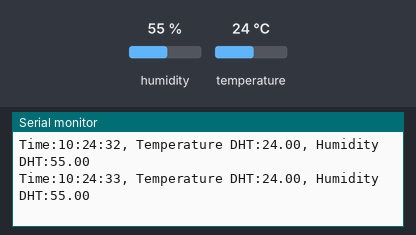
A sketch run on a simulated Arduino Uno, built with avr-gcc and run on an emulated ATmega328P. Parts: the last lines printed to the serial monitor. Inputs (shaded band) come from the test bench; at power-on: humidity 55 %, temperature 24 °C. The local clock reads 2024-03-15 10:24:30 at power-on unless the sketch sets it; storage starts empty.

Above: at 3.8 s.
3.9 s: humidity set to 22 %
At 5.0 s:
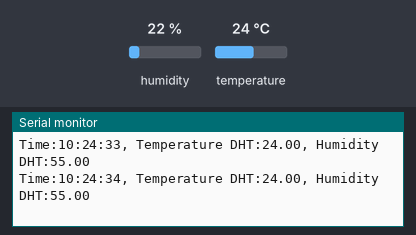
6.8 s: temperature set to 12 °C
At 8.0 s:
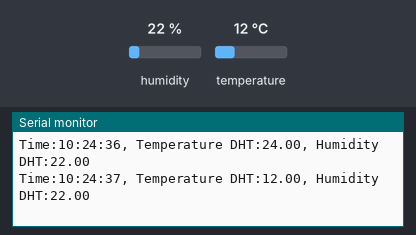
9.7 s: humidity set to 40 %
At 10.7 s:
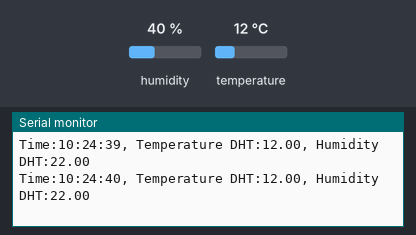
Timing chart, 0 to 12.7 s (numbered marks = the images above; inputs shaded):
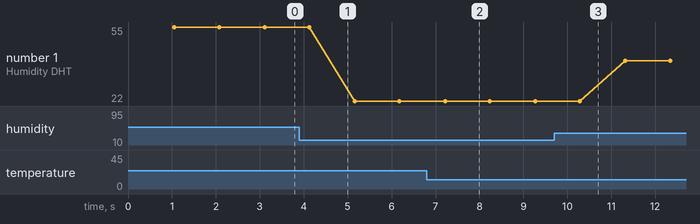

Measured:
- after the input at 6.8 s, the serial monitor: prints a new line after 0.42 s (image 2)
- plotted number 1: 55 → 22 after the input at 3.9 s

The sketch:

Datenloggervorlage.ino
```cpp
#include <SPI.h>
#include <SD.h>
#include "DHT.h"
# include <RTClib.h>

#define RTCPIN 10

#define DHTPIN 8
#define DHTTYPE DHT11
DHT sensor(DHTPIN, DHTTYPE);

RTC_DS1307 rtc;

void setup() {
  // Open serial communications and wait for port to open:
  Serial.begin(9600);
  while (!Serial) {
    ; // wait for serial port to connect. Needed for native USB port only
  }
  Serial.print("Initializing SD card...");
  // see if the card is present and can be initialized:
  if (!SD.begin(RTCPIN)) {
    Serial.println("Card failed, or not present");
    // don't do anything more:
    while (1);
  }
  Serial.println("card initialized.");
  if (! rtc.begin()) {
    Serial.println("No RTC found");
    while (1);
  }
  if (! rtc.isrunning()) {
    Serial.println("RTC is not configured");
  }

  sensor.begin();
  // Set Date and Time (Year, DAY, Month, Hour(24h), Minute, Second)
  //rtc.adjust(DateTime(2024, 9, 06, 19, 47, 40)); //Uncomment this line to set Date and Time
}

void loop() {
  delay(1000);
  DateTime aktuell = rtc.now();
  // make a string for assembling the data to log:
  String dataString = "";

  float h = sensor.readHumidity(); //read values
  float t = sensor.readTemperature();

  char Zeit[] = "hh:mm:ss";
  String timeStr = aktuell.toString(Zeit);

  if (isnan(h) || isnan(t)) { // Check if any reads failed and exit early (to try again).
    Serial.println(F("Failed to read from DHT sensor!"));
    return;
  }

  dataString = "Time:" + timeStr + ", Temperature DHT:" + String(t)+ ", Humidity DHT:" + String(h); //compact the data

  File dataFile = SD.open("datalog.txt", FILE_WRITE);
  // if the file is available, write to it:
  if (dataFile) {
    dataFile.println(dataString);
    dataFile.close();
    // print to the serial port too:
    Serial.println(dataString);
  }
  // if the file isn't open, pop up an error:
  else {
    Serial.println("error opening datalog.txt");
  }
}
```
